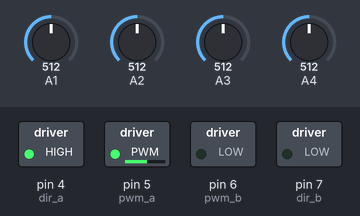
Simulated run of this sketch. Board: Arduino Uno, built with avr-gcc and run on an emulated ATmega328P. Parts: switched loads named in the sketch (green lamp = pin HIGH). Inputs (shaded band) come from the test bench; at power-on: A1 = 512, A2 = 512, A3 = 512, A4 = 512. What the sketch prints to the serial monitor is not drawn.

Above: at 0.1 s.
Timing chart, 0 to 1.6 s (numbered marks = the images above):
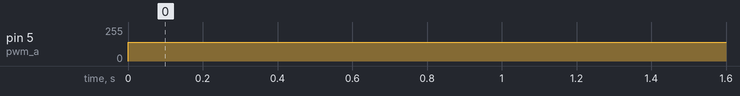

Measured:
- by itself, pin 5 (pwm_a): 0/255 → 140/255 at 0.00 s

The sketch:

PID_Tracker_Test.ino
```cpp
#include "printf.h"
#include "RF24.h"

//line sensor defines
int sensor[4] = { 1, 2, 3, 4 };
int sensorReadings[4] = { 0 };
int activeSensors = 0;
float totalReading = 0;
float avgReading = 0; // value from 0-9 to indicate position of line between sensor 1 - 4
float lastReading = 0;

int rightMotorSpeed = 0;
int leftMotorSpeed = 0;
int maxMotorSpeed = 140;
float blackThreshold = 0.75;

int pwm_a = 5;
int pwm_b = 6;
int dir_a = 4;
int dir_b = 7;

float error = 0;
float previousError = 0;
float totalError = 0;

float power = 0 ; // Process Variable value calculated to adjust speeds and keep on line
float kp = 80;  // This is the Proportional value. Tune this value to affect follow_line performance
float kd = 7;
float ki = 0.0040;

void setup()
{
  Serial.begin(9600);
  //Set control pins to be outputs
  pinMode(pwm_a, OUTPUT);
  pinMode(pwm_b, OUTPUT);
  pinMode(dir_a, OUTPUT);
  pinMode(dir_b, OUTPUT);
  digitalWrite(dir_a, HIGH);
  digitalWrite(dir_b, LOW);

  Serial.println("Setup Done");
} // end setup

void loop()
{
  followLine();
} // end main loop

// line following subroutine
void followLine()
{
  calcPID();
  //Serial.println(rightMotorSpeed);
  analogWrite(pwm_a, leftMotorSpeed);
  analogWrite(pwm_b, rightMotorSpeed);
} // end follow_line
bool readSensor(int sensor)
{
  int sensorValue;
  int range = 1024;
  float detectedValue;

  switch (sensor)
  {
    case 0: // read sensor 0.
      sensorValue = analogRead(A0);
      break;
    case 1: // read sensor 1.
      sensorValue = analogRead(A1);
      break;
    case 2: // read sensor 2.
      sensorValue = analogRead(A2);
      break;
    case 3: // read sensor 3.
      sensorValue = analogRead(A3);
      break;
    case 4: // read sensor 4.
      sensorValue = analogRead(A4);
      break;
    case 5: // read sensor 5.
      sensorValue = analogRead(A5);
      break;
  }
  detectedValue = static_cast<float>(sensorValue) / static_cast<float>(range);
  if (detectedValue > blackThreshold) {
    return true;
  }
  else
  {
    return false;
  }
}

void readLine() {
  for (int i = 0; i < 4; i++) {
    sensorReadings[i] = readSensor(sensor[i]);
    if (sensorReadings[i] == 1) {
      activeSensors += 1;
    }
    totalReading += sensorReadings[i] * (i + 1);
  }

  avgReading = totalReading / activeSensors;
  lastReading = avgReading;
  totalReading = 0; activeSensors = 0;
}

void calcPID() {
  readLine();

  previousError = error;
  error = avgReading - 2.5;
  totalError += error;

  power = (kp * error) + (kd * (error - previousError)) + (ki * totalError);

  if ( power > maxMotorSpeed) {
    power = maxMotorSpeed;
  }
  if ( power < -maxMotorSpeed ) {
    power = -maxMotorSpeed;
  }

  if (power < 0) //Turn Left
  {
    rightMotorSpeed = maxMotorSpeed;
    leftMotorSpeed = maxMotorSpeed - abs(power);
  }
  else
  {
    rightMotorSpeed = maxMotorSpeed - power;
    leftMotorSpeed = maxMotorSpeed;
  }
}
```

printf.h
```cpp
// (licence header left out)
/**
 * @file printf.h
 *
 * Setup necessary to direct stdout to the Arduino Serial library, which
 * enables 'printf'
 */

#ifndef __PRINTF_H__
#define __PRINTF_H__

#ifdef ARDUINO

int serial_putc( char c, FILE * )
{
  Serial.write( c );

  return c;
}

void printf_begin(void)
{
  fdevopen( &serial_putc, 0 );
}

#else
#error This example is only for use on Arduino.
#endif // ARDUINO

#endif // __PRINTF_H__
```
